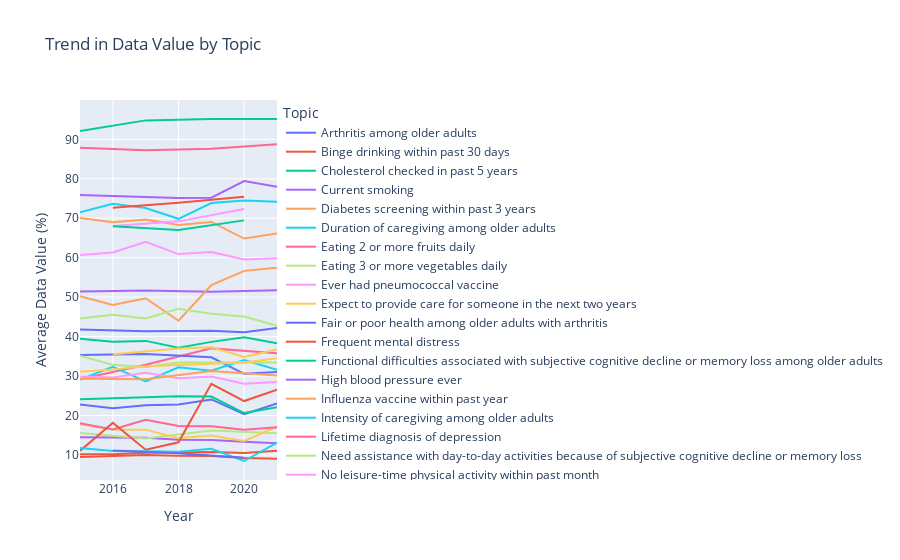

Write notebook code for a chart like this one.
### Code cell
# Group by 'YearStart' and 'Topic', then calculate the mean of 'Data_Value'
avg_data = data_cleaned_filtered.groupby(['YearStart', 'Topic'])['Data_Value'].mean().reset_index()

# Create an interactive line plot
fig = px.line(avg_data, x='YearStart', y='Data_Value', color='Topic',
              labels={'Data_Value': 'Average Data Value (%)', 'YearStart': 'Year'},
              title='Trend in Data Value by Topic')

fig.show()

### Figure 1 — Plotly figure (JSON) as saved in the notebook; plotly's stock layout.template omitted (floating-point values rounded to 4 significant figures)
{"data": [{"hovertemplate": "Topic=Arthritis among older adults<br>Year=%{x}<br>Average Data Value (%)=%{y}<extra></extra>", "legendgroup": "Arthritis among older adults", "line": {"color": "#636efa", "dash": "solid"}, "marker": {"symbol": "circle"}, "mode": "lines", "name": "Arthritis among older adults", "orientation": "v", "showlegend": true, "type": "scatter", "x": [2015, 2017, 2019, 2020, 2021], "xaxis": "x", "y": [41.8, 41.35, 41.45, 41.1, 42.2], "yaxis": "y"}, {"hovertemplate": "Topic=Binge drinking within past 30 days<br>Year=%{x}<br>Average Data Value (%)=%{y}<extra></extra>", "legendgroup": "Binge drinking within past 30 days", "line": {"color": "#EF553B", "dash": "solid"}, "marker": {"symbol": "circle"}, "mode": "lines", "name": "Binge drinking within past 30 days", "orientation": "v", "showlegend": true, "type": "scatter", "x": [2015, 2016, 2017, 2018, 2019, 2020, 2021], "xaxis": "x", "y": [9.45, 9.75, 9.95, 9.8, 9.7, 9.2, 9], "yaxis": "y"}, {"hovertemplate": "Topic=Cholesterol checked in past 5 years<br>Year=%{x}<br>Average Data Value (%)=%{y}<extra></extra>", "legendgroup": "Cholesterol checked in past 5 years", "line": {"color": "#00cc96", "dash": "solid"}, "marker": {"symbol": "circle"}, "mode": "lines", "name": "Cholesterol checked in past 5 years", "orientation": "v", "showlegend": true, "type": "scatter", "x": [2015, 2017, 2019, 2021], "xaxis": "x", "y": [92.1, 94.8, 95.15, 95.15], "yaxis": "y"}, {"hovertemplate": "Topic=Current smoking<br>Year=%{x}<br>Average Data Value (%)=%{y}<extra></extra>", "legendgroup": "Current smoking", "line": {"color": "#ab63fa", "dash": "solid"}, "marker": {"symbol": "circle"}, "mode": "lines", "name": "Current smoking", "orientation": "v", "showlegend": true, "type": "scatter", "x": [2015, 2016, 2017, 2018, 2019, 2020, 2021], "xaxis": "x", "y": [14.5, 14.35, 14.35, 13.85, 13.75, 13.35, 12.95], "yaxis": "y"}, {"hovertemplate": "Topic=Diabetes screening within past 3 years<br>Year=%{x}<br>Average Data Value (%)=%{y}<extra></extra>", "legendgroup": "Diabetes screening within past 3 years", "line": {"color": "#FFA15A", "dash": "solid"}, "marker": {"symbol": "circle"}, "mode": "lines", "name": "Diabetes screening within past 3 years", "orientation": "v", "showlegend": true, "type": "scatter", "x": [2015, 2016, 2017, 2018, 2019, 2020, 2021], "xaxis": "x", "y": [70.05, 68.95, 69.7, 68.25, 69.05, 64.85, 66.15], "yaxis": "y"}, {"hovertemplate": "Topic=Duration of caregiving among older adults<br>Year=%{x}<br>Average Data Value (%)=%{y}<extra></extra>", "legendgroup": "Duration of caregiving among older adults", "line": {"color": "#19d3f3", "dash": "solid"}, "marker": {"symbol": "circle"}, "mode": "lines", "name": "Duration of caregiving among older adults", "orientation": "v", "showlegend": true, "type": "scatter", "x": [2015, 2016, 2017, 2018, 2019, 2020, 2021], "xaxis": "x", "y": [71.5, 73.67, 72.6, 69.85, 73.85, 74.5, 74.15], "yaxis": "y"}, {"hovertemplate": "Topic=Eating 2 or more fruits daily<br>Year=%{x}<br>Average Data Value (%)=%{y}<extra></extra>", "legendgroup": "Eating 2 or more fruits daily", "line": {"color": "#FF6692", "dash": "solid"}, "marker": {"symbol": "circle"}, "mode": "lines", "name": "Eating 2 or more fruits daily", "orientation": "v", "showlegend": true, "type": "scatter", "x": [2015, 2017, 2019, 2021], "xaxis": "x", "y": [29.15, 32.85, 37, 35.75], "yaxis": "y"}, {"hovertemplate": "Topic=Eating 3 or more vegetables daily<br>Year=%{x}<br>Average Data Value (%)=%{y}<extra></extra>", "legendgroup": "Eating 3 or more vegetables daily", "line": {"color": "#B6E880", "dash": "solid"}, "marker": {"symbol": "circle"}, "mode": "lines", "name": "Eating 3 or more vegetables daily", "orientation": "v", "showlegend": true, "type": "scatter", "x": [2015, 2017, 2019, 2021], "xaxis": "x", "y": [15.55, 14.15, 16.2, 15.5], "yaxis": "y"}, {"hovertemplate": "Topic=Ever had pneumococcal vaccine<br>Year=%{x}<br>Average Data Value (%)=%{y}<extra></extra>", "legendgroup": "Ever had pneumococcal vaccine", "line": {"color": "#FF97FF", "dash": "solid"}, "marker": {"symbol": "circle"}, "mode": "lines", "name": "Ever had pneumococcal vaccine", "orientation": "v", "showlegend": true, "type": "scatter", "x": [2015, 2016, 2017, 2018, 2019, 2020, 2021], "xaxis": "x", "y": [60.7, 61.3, 64, 60.9, 61.45, 59.55, 59.85], "yaxis": "y"}, {"hovertemplate": "Topic=Expect to provide care for someone in the next two years<br>Year=%{x}<br>Average Data Value (%)=%{y}<extra></extra>", "legendgroup": "Expect to provide care for someone in the next two years", "line": {"color": "#FECB52", "dash": "solid"}, "marker": {"symbol": "circle"}, "mode": "lines", "name": "Expect to provide care for someone in the next two years", "orientation": "v", "showlegend": true, "type": "scatter", "x": [2015, 2016, 2017, 2018, 2019, 2020, 2021], "xaxis": "x", "y": [17.75, 16.43, 16.4, 14.25, 14.9, 13.55, 17.15], "yaxis": "y"}, {"hovertemplate": "Topic=Fair or poor health among older adults with arthritis<br>Year=%{x}<br>Average Data Value (%)=%{y}<extra></extra>", "legendgroup": "Fair or poor health among older adults with arthritis", "line": {"color": "#636efa", "dash": "solid"}, "marker": {"symbol": "circle"}, "mode": "lines", "name": "Fair or poor health among older adults with arthritis", "orientation": "v", "showlegend": true, "type": "scatter", "x": [2015, 2017, 2019, 2020, 2021], "xaxis": "x", "y": [35.35, 35.6, 34.75, 30.55, 31], "yaxis": "y"}, {"hovertemplate": "Topic=Frequent mental distress<br>Year=%{x}<br>Average Data Value (%)=%{y}<extra></extra>", "legendgroup": "Frequent mental distress", "line": {"color": "#EF553B", "dash": "solid"}, "marker": {"symbol": "circle"}, "mode": "lines", "name": "Frequent mental distress", "orientation": "v", "showlegend": true, "type": "scatter", "x": [2015, 2016, 2017, 2018, 2019, 2020, 2021], "xaxis": "x", "y": [10.15, 10.15, 10.55, 10.55, 10.7, 10.45, 11.05], "yaxis": "y"}, {"hovertemplate": "Topic=Functional difficulties associated with subjective cognitive decline or memory loss among older adults<br>Year=%{x}<br>Average Data Value (%)=%{y}<extra></extra>", "legendgroup": "Functional difficulties associated with subjective cognitive decline or memory loss among older adults", "line": {"color": "#00cc96", "dash": "solid"}, "marker": {"symbol": "circle"}, "mode": "lines", "name": "Functional difficulties associated with subjective cognitive decline or memory loss among older adults", "orientation": "v", "showlegend": true, "type": "scatter", "x": [2015, 2016, 2017, 2018, 2019, 2020, 2021], "xaxis": "x", "y": [39.45, 38.65, 38.9, 37.15, 38.65, 39.8, 38.3], "yaxis": "y"}, {"hovertemplate": "Topic=High blood pressure ever<br>Year=%{x}<br>Average Data Value (%)=%{y}<extra></extra>", "legendgroup": "High blood pressure ever", "line": {"color": "#ab63fa", "dash": "solid"}, "marker": {"symbol": "circle"}, "mode": "lines", "name": "High blood pressure ever", "orientation": "v", "showlegend": true, "type": "scatter", "x": [2015, 2017, 2019, 2021], "xaxis": "x", "y": [51.45, 51.7, 51.35, 51.75], "yaxis": "y"}, {"hovertemplate": "Topic=Influenza vaccine within past year<br>Year=%{x}<br>Average Data Value (%)=%{y}<extra></extra>", "legendgroup": "Influenza vaccine within past year", "line": {"color": "#FFA15A", "dash": "solid"}, "marker": {"symbol": "circle"}, "mode": "lines", "name": "Influenza vaccine within past year", "orientation": "v", "showlegend": true, "type": "scatter", "x": [2015, 2016, 2017, 2018, 2019, 2020, 2021], "xaxis": "x", "y": [50.2, 48, 49.7, 44, 53.05, 56.65, 57.45], "yaxis": "y"}, {"hovertemplate": "Topic=Intensity of caregiving among older adults<br>Year=%{x}<br>Average Data Value (%)=%{y}<extra></extra>", "legendgroup": "Intensity of caregiving among older adults", "line": {"color": "#19d3f3", "dash": "solid"}, "marker": {"symbol": "circle"}, "mode": "lines", "name": "Intensity of caregiving among older adults", "orientation": "v", "showlegend": true, "type": "scatter", "x": [2015, 2016, 2017, 2018, 2019, 2020, 2021], "xaxis": "x", "y": [29.1, 32.32, 28.65, 32.2, 31.35, 34.05, 31.55], "yaxis": "y"}, {"hovertemplate": "Topic=Lifetime diagnosis of depression<br>Year=%{x}<br>Average Data Value (%)=%{y}<extra></extra>", "legendgroup": "Lifetime diagnosis of depression", "line": {"color": "#FF6692", "dash": "solid"}, "marker": {"symbol": "circle"}, "mode": "lines", "name": "Lifetime diagnosis of depression", "orientation": "v", "showlegend": true, "type": "scatter", "x": [2015, 2016, 2017, 2018, 2019, 2020, 2021], "xaxis": "x", "y": [18.05, 16.45, 18.9, 17.3, 17.25, 16.4, 17], "yaxis": "y"}, {"hovertemplate": "Topic=Need assistance with day-to-day activities because of subjective cognitive decline or memory loss<br>Year=%{x}<br>Average Data Value (%)=%{y}<extra></extra>", "legendgroup": "Need assistance with day-to-day activities because of subjective cognitive decline or memory loss", "line": {"color": "#B6E880", "dash": "solid"}, "marker": {"symbol": "circle"}, "mode": "lines", "name": "Need assistance with day-to-day activities because of subjective cognitive decline or memory loss", "orientation": "v", "showlegend": true, "type": "scatter", "x": [2015, 2016, 2017, 2018, 2019, 2020, 2021], "xaxis": "x", "y": [35.15, 32.83, 32.3, 33.4, 33.4, 33.5, 33.4], "yaxis": "y"}, {"hovertemplate": "Topic=No leisure-time physical activity within past month<br>Year=%{x}<br>Average Data Value (%)=%{y}<extra></extra>", "legendgroup": "No leisure-time physical activity within past month", "line": {"color": "#FF97FF", "dash": "solid"}, "marker": {"symbol": "circle"}, "mode": "lines", "name": "No leisure-time physical activity within past month", "orientation": "v", "showlegend": true, "type": "scatter", "x": [2015, 2016, 2017, 2018, 2019, 2020, 2021], "xaxis": "x", "y": [29.85, 29.6, 30.8, 29.4, 29.85, 28.05, 28.45], "yaxis": "y"}, {"hovertemplate": "Topic=Obesity<br>Year=%{x}<br>Average Data Value (%)=%{y}<extra></extra>", "legendgroup": "Obesity", "line": {"color": "#FECB52", "dash": "solid"}, "marker": {"symbol": "circle"}, "mode": "lines", "name": "Obesity", "orientation": "v", "showlegend": true, "type": "scatter", "x": [2015, 2016, 2017, 2018, 2019, 2020, 2021], "xaxis": "x", "y": [31.1, 31.65, 32.5, 32.8, 33.25, 33.4, 34.5], "yaxis": "y"}, {"hovertemplate": "Topic=Provide care for a friend or family member in past month<br>Year=%{x}<br>Average Data Value (%)=%{y}<extra></extra>", "legendgroup": "Provide care for a friend or family member in past month", "line": {"color": "#636efa", "dash": "solid"}, "marker": {"symbol": "circle"}, "mode": "lines", "name": "Provide care for a friend or family member in past month", "orientation": "v", "showlegend": true, "type": "scatter", "x": [2015, 2016, 2017, 2018, 2019, 2020, 2021], "xaxis": "x", "y": [22.75, 21.85, 22.6, 22.8, 24.05, 20.3, 23.05], "yaxis": "y"}, {"hovertemplate": "Topic=Provide care for someone with cognitive impairment within the past month<br>Year=%{x}<br>Average Data Value (%)=%{y}<extra></extra>", "legendgroup": "Provide care for someone with cognitive impairment within the past month", "line": {"color": "#EF553B", "dash": "solid"}, "marker": {"symbol": "circle"}, "mode": "lines", "name": "Provide care for someone with cognitive impairment within the past month", "orientation": "v", "showlegend": true, "type": "scatter", "x": [2015, 2016, 2017, 2018, 2019, 2020, 2021], "xaxis": "x", "y": [11, 18.15, 11.3, 13.2, 28, 23.65, 26.55], "yaxis": "y"}, {"hovertemplate": "Topic=Self-rated health (fair to poor health)<br>Year=%{x}<br>Average Data Value (%)=%{y}<extra></extra>", "legendgroup": "Self-rated health (fair to poor health)", "line": {"color": "#00cc96", "dash": "solid"}, "marker": {"symbol": "circle"}, "mode": "lines", "name": "Self-rated health (fair to poor health)", "orientation": "v", "showlegend": true, "type": "scatter", "x": [2015, 2016, 2017, 2018, 2019, 2020, 2021], "xaxis": "x", "y": [24.1, 24.35, 24.7, 24.85, 24.8, 20.6, 22.05], "yaxis": "y"}, {"hovertemplate": "Topic=Self-rated health (good to excellent health)<br>Year=%{x}<br>Average Data Value (%)=%{y}<extra></extra>", "legendgroup": "Self-rated health (good to excellent health)", "line": {"color": "#ab63fa", "dash": "solid"}, "marker": {"symbol": "circle"}, "mode": "lines", "name": "Self-rated health (good to excellent health)", "orientation": "v", "showlegend": true, "type": "scatter", "x": [2015, 2016, 2017, 2018, 2019, 2020, 2021], "xaxis": "x", "y": [75.9, 75.65, 75.3, 75.15, 75.2, 79.4, 77.95], "yaxis": "y"}, {"hovertemplate": "Topic=Severe joint pain among older adults with arthritis<br>Year=%{x}<br>Average Data Value (%)=%{y}<extra></extra>", "legendgroup": "Severe joint pain among older adults with arthritis", "line": {"color": "#FFA15A", "dash": "solid"}, "marker": {"symbol": "circle"}, "mode": "lines", "name": "Severe joint pain among older adults with arthritis", "orientation": "v", "showlegend": true, "type": "scatter", "x": [2015, 2017, 2019, 2021], "xaxis": "x", "y": [29.3, 29.2, 31.25, 30.15], "yaxis": "y"}, {"hovertemplate": "Topic=Subjective cognitive decline or memory loss among older adults<br>Year=%{x}<br>Average Data Value (%)=%{y}<extra></extra>", "legendgroup": "Subjective cognitive decline or memory loss among older adults", "line": {"color": "#19d3f3", "dash": "solid"}, "marker": {"symbol": "circle"}, "mode": "lines", "name": "Subjective cognitive decline or memory loss among older adults", "orientation": "v", "showlegend": true, "type": "scatter", "x": [2015, 2016, 2017, 2018, 2019, 2020, 2021], "xaxis": "x", "y": [11.75, 10.97, 10.9, 10.8, 11.55, 8.45, 13.1], "yaxis": "y"}, {"hovertemplate": "Topic=Taking medication for high blood pressure<br>Year=%{x}<br>Average Data Value (%)=%{y}<extra></extra>", "legendgroup": "Taking medication for high blood pressure", "line": {"color": "#FF6692", "dash": "solid"}, "marker": {"symbol": "circle"}, "mode": "lines", "name": "Taking medication for high blood pressure", "orientation": "v", "showlegend": true, "type": "scatter", "x": [2015, 2017, 2019, 2021], "xaxis": "x", "y": [87.85, 87.2, 87.6, 88.75], "yaxis": "y"}, {"hovertemplate": "Topic=Talked with health care professional about subjective cognitive decline or memory loss<br>Year=%{x}<br>Average Data Value (%)=%{y}<extra></extra>", "legendgroup": "Talked with health care professional about subjective cognitive decline or memory loss", "line": {"color": "#B6E880", "dash": "solid"}, "marker": {"symbol": "circle"}, "mode": "lines", "name": "Talked with health care professional about subjective cognitive decline or memory loss", "orientation": "v", "showlegend": true, "type": "scatter", "x": [2015, 2016, 2017, 2018, 2019, 2020, 2021], "xaxis": "x", "y": [44.55, 45.52, 44.6, 47.05, 45.8, 45.1, 42.7], "yaxis": "y"}, {"hovertemplate": "Topic=Colorectal cancer screening<br>Year=%{x}<br>Average Data Value (%)=%{y}<extra></extra>", "legendgroup": "Colorectal cancer screening", "line": {"color": "#FF97FF", "dash": "solid"}, "marker": {"symbol": "circle"}, "mode": "lines", "name": "Colorectal cancer screening", "orientation": "v", "showlegend": true, "type": "scatter", "x": [2016, 2018, 2020], "xaxis": "x", "y": [68.05, 69.2, 72.35], "yaxis": "y"}, {"hovertemplate": "Topic=Disability status, including sensory or mobility limitations<br>Year=%{x}<br>Average Data Value (%)=%{y}<extra></extra>", "legendgroup": "Disability status, including sensory or mobility limitations", "line": {"color": "#FECB52", "dash": "solid"}, "marker": {"symbol": "circle"}, "mode": "lines", "name": "Disability status, including sensory or mobility limitations", "orientation": "v", "showlegend": true, "type": "scatter", "x": [2016, 2017, 2018, 2019, 2020, 2021], "xaxis": "x", "y": [35.5, 36.2, 37, 37.3, 34.8, 36.7], "yaxis": "y"}, {"hovertemplate": "Topic=Fall with injury within last year<br>Year=%{x}<br>Average Data Value (%)=%{y}<extra></extra>", "legendgroup": "Fall with injury within last year", "line": {"color": "#636efa", "dash": "solid"}, "marker": {"symbol": "circle"}, "mode": "lines", "name": "Fall with injury within last year", "orientation": "v", "showlegend": true, "type": "scatter", "x": [2016, 2018, 2020], "xaxis": "x", "y": [11.1, 10.4, 9.3], "yaxis": "y"}, {"hovertemplate": "Topic=Oral health:  tooth retention<br>Year=%{x}<br>Average Data Value (%)=%{y}<extra></extra>", "legendgroup": "Oral health:  tooth retention", "line": {"color": "#EF553B", "dash": "solid"}, "marker": {"symbol": "circle"}, "mode": "lines", "name": "Oral health:  tooth retention", "orientation": "v", "showlegend": true, "type": "scatter", "x": [2016, 2018, 2020], "xaxis": "x", "y": [72.65, 73.95, 75.45], "yaxis": "y"}, {"hovertemplate": "Topic=Prevalence of sufficient sleep<br>Year=%{x}<br>Average Data Value (%)=%{y}<extra></extra>", "legendgroup": "Prevalence of sufficient sleep", "line": {"color": "#00cc96", "dash": "solid"}, "marker": {"symbol": "circle"}, "mode": "lines", "name": "Prevalence of sufficient sleep", "orientation": "v", "showlegend": true, "type": "scatter", "x": [2016, 2018, 2020], "xaxis": "x", "y": [67.95, 67, 69.45], "yaxis": "y"}], "layout": {"legend": {"title": {"text": "Topic"}, "tracegroupgap": 0}, "title": {"text": "Trend in Data Value by Topic"}, "xaxis": {"anchor": "y", "domain": [0, 1], "title": {"text": "Year"}}, "yaxis": {"anchor": "x", "domain": [0, 1], "title": {"text": "Average Data Value (%)"}}}}
